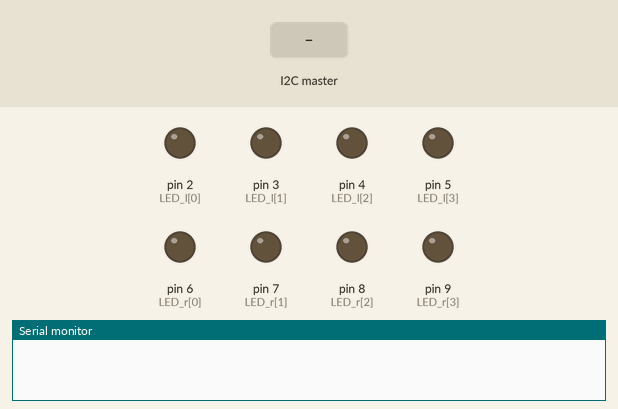
This sketch was run on a simulated Arduino Uno, built with avr-gcc and run on an emulated ATmega328P. Shown: output pins drawn as LEDs (lit = HIGH), the last lines printed to the serial monitor. The inputs (shaded band) are chosen by the test bench.

Above: at 1.2 s.
1.3 s: the I2C master sends the byte 1
At 1.6 s:
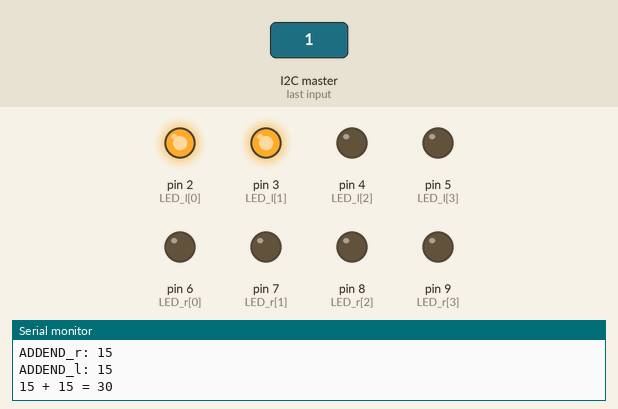
2.8 s: the I2C master sends the byte 0
At 4.0 s:
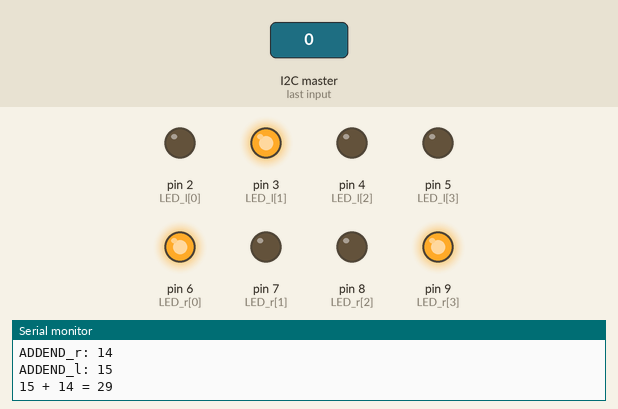
4.3 s: the I2C master sends the byte 2
At 5.1 s:
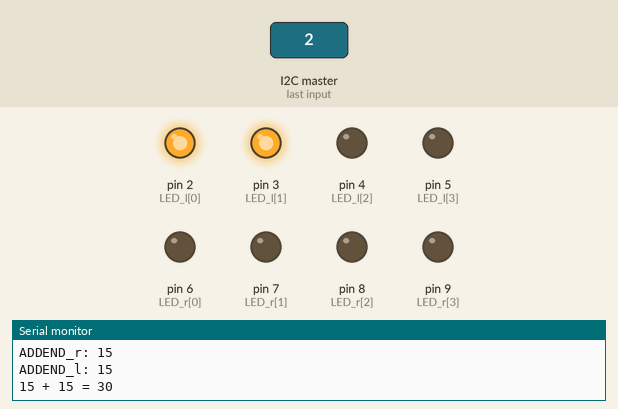
Timing chart, 0 to 7.3 s (numbered marks = the images above; inputs shaded):
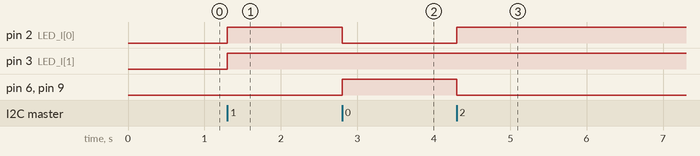

Measured:
- after the input at 1.3 s, pin 2 (LED_l[0]), pin 3 (LED_l[1]): LOW → HIGH at once
- after the input at 2.8 s, pin 2 (LED_l[0]): HIGH → LOW at once; pin 6 (LED_r[0]), pin 9 (LED_r[3]): LOW → HIGH at once
- after the input at 4.3 s, pin 2 (LED_l[0]): LOW → HIGH at once; pin 6 (LED_r[0]), pin 9 (LED_r[3]): HIGH → LOW at once

The sketch:

Slave.ino
```cpp
// Slave
#include "Wire.h"
const byte LED_r[] = { 6, 7, 8, 9 };
const byte LED_l[] = { 2, 3, 4, 5 };

bool DIP0_check[4];
bool DIP1_check[4];
int ADDEND_r, ADDEND_l;

int sum;
int right_digit, left_digit;
int i;

int BinToDec(bool bin[]);

void setup() {
  Serial.begin(9600);
  Wire.begin(10);
  Wire.onReceive(receiveEvent);

  pinMode(LED_l[0], OUTPUT);
  pinMode(LED_l[2], OUTPUT);
  pinMode(LED_l[1], OUTPUT);
  pinMode(LED_l[3], OUTPUT);

  pinMode(LED_r[0], OUTPUT);
  pinMode(LED_r[2], OUTPUT);
  pinMode(LED_r[1], OUTPUT);
  pinMode(LED_r[3], OUTPUT);
}

void loop() {
  delay(5000);
}

void receiveEvent(int howMany) {
  DIP0_check[0] = Wire.read();
  DIP0_check[1] = Wire.read();
  DIP0_check[2] = Wire.read();
  DIP0_check[3] = Wire.read();
  ADDEND_r = BinToDec(DIP0_check);
  Serial.print("ADDEND_r: ");
  Serial.println(ADDEND_r);

  DIP1_check[0] = Wire.read();
  DIP1_check[1] = Wire.read();
  DIP1_check[2] = Wire.read();
  DIP1_check[3] = Wire.read();
  ADDEND_l = BinToDec(DIP1_check);
  Serial.print("ADDEND_l: ");
  Serial.println(ADDEND_l);
  Serial.println();

  sum = ADDEND_r + ADDEND_l;
  Serial.print(ADDEND_l);
  Serial.print(" + ");
  Serial.print(ADDEND_r);
  Serial.print(" = ");
  Serial.print(sum);
  Serial.println();
  Serial.println();

  if (sum >= 100) {
    left_digit = 0;
    right_digit = 0;
  } else {
    left_digit = sum / 10;
    right_digit = sum % 10;
  }

  // Left Digit
  switch (left_digit) {
    case 9:
      digitalWrite(LED_l[3], 1);
      digitalWrite(LED_l[2], 0);
      digitalWrite(LED_l[1], 0);
      digitalWrite(LED_l[0], 1);
      break;
    case 8:
      digitalWrite(LED_l[3], 1);
      digitalWrite(LED_l[2], 0);
      digitalWrite(LED_l[1], 0);
      digitalWrite(LED_l[0], 0);
      break;
    case 7:
      digitalWrite(LED_l[3], 0);
      digitalWrite(LED_l[2], 1);
      digitalWrite(LED_l[1], 1);
      digitalWrite(LED_l[0], 1);
      break;
    case 6:
      digitalWrite(LED_l[3], 0);
      digitalWrite(LED_l[2], 1);
      digitalWrite(LED_l[1], 1);
      digitalWrite(LED_l[0], 0);
      break;
    case 5:
      digitalWrite(LED_l[3], 0);
      digitalWrite(LED_l[2], 1);
      digitalWrite(LED_l[1], 0);
      digitalWrite(LED_l[0], 1);
      break;
    case 4:
      digitalWrite(LED_l[3], 0);
      digitalWrite(LED_l[2], 1);
      digitalWrite(LED_l[1], 0);
      digitalWrite(LED_l[0], 0);
      break;
    case 3:
      digitalWrite(LED_l[3], 0);
      digitalWrite(LED_l[2], 0);
      digitalWrite(LED_l[1], 1);
      digitalWrite(LED_l[0], 1);
      break;
    case 2:
      digitalWrite(LED_l[3], 0);
      digitalWrite(LED_l[2], 0);
      digitalWrite(LED_l[1], 1);
      digitalWrite(LED_l[0], 0);
      break;
    case 1:
      digitalWrite(LED_l[3], 0);
      digitalWrite(LED_l[2], 0);
      digitalWrite(LED_l[1], 0);
      digitalWrite(LED_l[0], 1);
      break;
    default:
      digitalWrite(LED_l[3], 0);
      digitalWrite(LED_l[2], 0);
      digitalWrite(LED_l[1], 0);
      digitalWrite(LED_l[0], 0);
      break;
  }

  // Right Digit
  switch (right_digit) {
    case 9:
      digitalWrite(LED_r[3], 1);
      digitalWrite(LED_r[2], 0);
      digitalWrite(LED_r[1], 0);
      digitalWrite(LED_r[0], 1);
      break;
    case 8:
      digitalWrite(LED_r[3], 1);
      digitalWrite(LED_r[2], 0);
      digitalWrite(LED_r[1], 0);
      digitalWrite(LED_r[0], 0);
      break;
    case 7:
      digitalWrite(LED_r[3], 0);
      digitalWrite(LED_r[2], 1);
      digitalWrite(LED_r[1], 1);
      digitalWrite(LED_r[0], 1);
      break;
    case 6:
      digitalWrite(LED_r[3], 0);
      digitalWrite(LED_r[2], 1);
      digitalWrite(LED_r[1], 1);
      digitalWrite(LED_r[0], 0);
      break;
    case 5:
      digitalWrite(LED_r[3], 0);
      digitalWrite(LED_r[2], 1);
      digitalWrite(LED_r[1], 0);
      digitalWrite(LED_r[0], 1);
      break;
    case 4:
      digitalWrite(LED_r[3], 0);
      digitalWrite(LED_r[2], 1);
      digitalWrite(LED_r[1], 0);
      digitalWrite(LED_r[0], 0);
      break;
    case 3:
      digitalWrite(LED_r[3], 0);
      digitalWrite(LED_r[2], 0);
      digitalWrite(LED_r[1], 1);
      digitalWrite(LED_r[0], 1);
      break;
    case 2:
      digitalWrite(LED_r[3], 0);
      digitalWrite(LED_r[2], 0);
      digitalWrite(LED_r[1], 1);
      digitalWrite(LED_r[0], 0);
      break;
    case 1:
      digitalWrite(LED_r[3], 0);
      digitalWrite(LED_r[2], 0);
      digitalWrite(LED_r[1], 0);
      digitalWrite(LED_r[0], 1);
      break;
    default:
      digitalWrite(LED_r[3], 0);
      digitalWrite(LED_r[2], 0);
      digitalWrite(LED_r[1], 0);
      digitalWrite(LED_r[0], 0);
      break;
  }
  Serial.println();

  delay(100);
}

int BinToDec(bool bin[]) {
  int sum = 0;
  for (int i = 0; i < 4; i++) {
    if (i == 0) {
      if (bin[i] == 1)
        sum += 1;
      else
        sum += 0;
    } else if (i == 1) {
      if (bin[i] == 1)
        sum += 2;
      else
        sum += 0;
    } else if (i == 2) {
      if (bin[i] == 1)
        sum += 4;
      else
        sum += 0;
    } else if (i == 3) {
      if (bin[i] == 1)
        sum += 8;
      else
        sum += 0;
    }
  }

  return sum;
}
```
